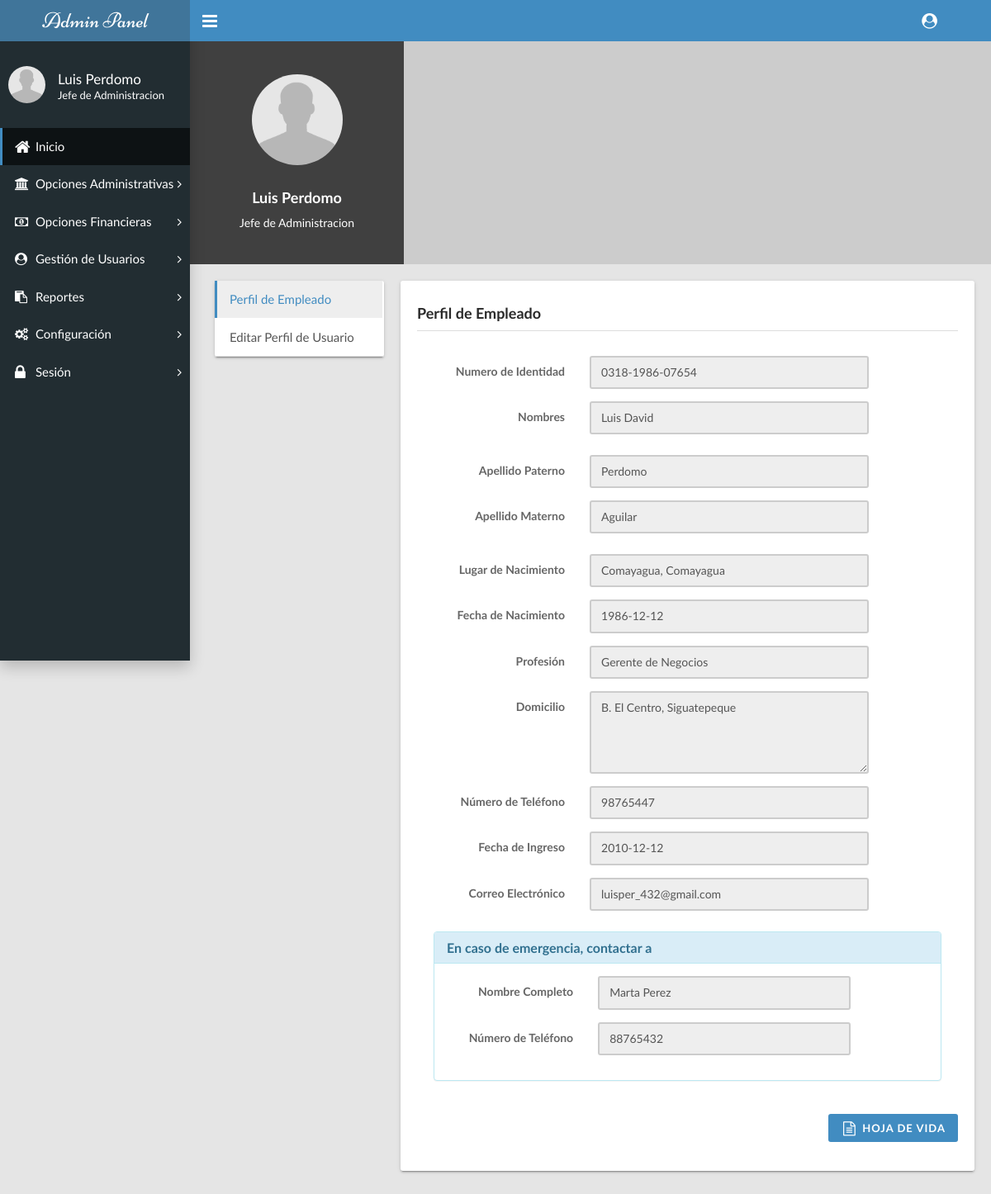
The page /admin-panel/page-user.php (signed in) on the database its author committed.
### tables this page shows
CREATE TABLE `empleados` (
  `Id_Empleado` varchar(15) NOT NULL,
  `Nombres` varchar(100) NOT NULL,
  `Apellido1` varchar(50) NOT NULL,
  `Apellido2` varchar(50) NOT NULL,
  `Lugar_Nac` varchar(100) NOT NULL,
  `Fecha_Nac` date NOT NULL,
  `Profesion` varchar(50) NOT NULL,
  `Domicilio` text NOT NULL,
  `Telefono` int(11) NOT NULL,
  `Fecha_Ingreso` date NOT NULL,
  `Correo` varchar(100) NOT NULL,
  `Nombre_Emergencia` varchar(100) NOT NULL,
  `Numero_Emergencia` int(11) NOT NULL,
  `Estado` varchar(10) NOT NULL
);

### admin-panel/page-user.php (the view, shortened to what this page needs)
<?php
  include('constructor.php');
  include('../cn/bdconexion.php');
  if (isset($_SESSION['username'])&&($_SESSION['rank'])) {
?>
<!DOCTYPE html>
<html>
  <head>
    <link rel="stylesheet" type="text/css" href="css/main.css">
    <link rel="stylesheet" type="text/css" href="css/font-awesome-4.7.0/css/font-awesome.min.css">
  </head>
  <body class="sidebar-mini fixed">
    <div class="wrapper">
      <header class="main-header hidden-print"><a class="logo" href="index.php">Admin Panel</a>
        <nav class="navbar navbar-static-top">
          <a class="sidebar-toggle" href="#" data-toggle="offcanvas"></a>
          <div class="navbar-custom-menu">
            <ul class="top-nav">
              <li class="dropdown"><a class="dropdown-toggle" href="#" data-toggle="dropdown" role="button" aria-haspopup="true" aria-expanded="false"><i class="fa fa-user-circle fa-lg"></i></a>
              </li>
            </ul>
          </div>
        </nav>
      </header>
      <?php
        menu();
      ?>
      <div class="content-wrapper">
        <div class="row user">
          <div class="col-md-12">
            <div class="profile">
              <div class="info"><img class="user-img" src="images/user.png">
                <h4><?php echo $_SESSION['username']; ?></h4>
                <p><?php echo $_SESSION['rank']; ?></p>
              </div>
              <div class="cover-image"></div>
            </div>
          </div>
          <div class="col-md-3">
            <div class="card p-0">
              <ul class="nav nav-tabs nav-stacked user-tabs">
                <li class="active"><a href="#user-timeline" data-toggle="tab">Perfil de Empleado</a></li>
                <li><a href="#user-settings" data-toggle="tab">Editar Perfil de Usuario</a></li>
              </ul>
            </div>
          </div>
          <div class="col-md-9">
            <div class="tab-content">
              <div class="tab-pane active" id="user-timeline">
                <div class="timeline">
                  <div class="card user-settings">
                  <h4 class="line-head">Perfil de Empleado</h4>
                  <?php
                    if (($_SESSION['username']!="RootUser")) {
                      $queryDatosEmp = mysqli_query($db, "SELECT * FROM empleados WHERE Id_Empleado='".$_SESSION['Id_Empleado']."'") or die(mysqli_error());
                      $rowQueryDatosEmp=mysqli_fetch_array($queryDatosEmp);
                      $Id_Empleado = $rowQueryDatosEmp['Id_Empleado'];
                      $Nombres = $rowQueryDatosEmp['Nombres'];
                      $Apellido1 = $rowQueryDatosEmp['Apellido1'];
                      $Apellido2 = $rowQueryDatosEmp['Apellido2'];
                      $Lugar_Nac = $rowQueryDatosEmp['Lugar_Nac'];
                      $Fecha_Nac = $rowQueryDatosEmp['Fecha_Nac'];
                      $Profesion = $rowQueryDatosEmp['Profesion'];
                      $Domicilio = $rowQueryDatosEmp['Domicilio'];
                      $Telefono = $rowQueryDatosEmp['Telefono'];
                      $Fecha_Ingreso = $rowQueryDatosEmp['Fecha_Ingreso'];
                      $Correo = $rowQueryDatosEmp['Correo'];
                      $Nombre_Emergencia = $rowQueryDatosEmp['Nombre_Emergencia'];
                      $Numero_Emergencia = $rowQueryDatosEmp['Numero_Emergencia'];
                    }
                  ?>
                  <form class="form-horizontal" style="align-items:center;" id="formEmp" method="GET" action="empleados_hoja_de_vida.php">
                    <div class="form-group m-10">
                      <div class="form-group col-lg-11">
                        <label class="control-label col-lg-4">Numero de Identidad</label>
                        <div class=" col-lg-8">
                          <input class="form-control" type="text"  placeholder="Numero de Identidad" value="<?php echo $Id_Empleado;?>" disabled />
                        </div>
                      </div>
                      <div class="form-group col-lg-11">
                        <label class="control-label col-md-4">Nombres</label>
                        <div class=" col-lg-8">
                          <input class="form-control" type="text" placeholder="Ingrese su/sus nombres" value="<?php echo $Nombres;?>" disabled>
                        </div>
                      </div>
                    </div>
                    <div class="form-group m-10">
                      <div class="form-group col-lg-11">
                        <label class="control-label col-md-4">Apellido Paterno</label>
                        <div class=" col-lg-8">
                          <input class="form-control" type="text" placeholder="Ingrese su apellido" value="<?php echo $Apellido1;?>" disabled>
                        </div>
                      </div>
                      <div class="form-group col-lg-11">
                        <label class="control-label col-md-4">Apellido Materno</label>
                        <div class=" col-lg-8">
                          <input class="form-control" type="text" placeholder="Ingrese su apellido" value="<?php echo $Apellido2;?>" disabled>
                        </div>
                      </div>
                    </div>
                    <div class="form-group m-10">
                      <div class="form-group col-lg-11">
                        <label class="control-label col-md-4">Lugar de Nacimiento</label>
                        <div class=" col-lg-8">
                          <input class="form-control" type="text" placeholder="Ingrese su lugar de nacimiento" value="<?php echo $Lugar_Nac;?>" disabled>
                        </div>
                      </div>
                      <div class="form-group col-lg-11">
                        <label class="control-label col-md-4">Fecha de Nacimiento</label>
                        <div class=" col-lg-8">
                          <input class="form-control" id="demoDate" type="text" placeholder="Seleccione la fecha" value="<?php echo $Fecha_Nac;?>" disabled>
                        </div>
                      </div>
                      <div class="form-group col-lg-11">
                        <label class="control-label col-md-4">Profesi&oacute;n</label>
                        <div class=" col-lg-8">
                          <input class="form-control" type="text" placeholder="Ingrese su profesi&oacute;n" value="<?php echo $Profesion;?>" disabled>
                        </div>
                      </div>
                      <div class="form-group col-lg-11">
                        <label class="control-label col-md-4">Domicilio</label>
                        <div class=" col-lg-8">
                          <textarea class="form-control" rows="4" placeholder="Ingrese el lugar de su domicilio" disabled><?php echo $Domicilio;?></textarea>
                        </div>
                      </div>
                      <div class="form-group col-lg-11">
                        <label class="control-label col-md-4">N&uacute;mero de Tel&eacute;fono</label>
                        <div class=" col-lg-8">
                          <input class="form-control" type="number" min="1" placeholder="Ingrese el numero" value="<?php echo $Telefono;?>" disabled>
                        </div>
                      </div>
                      <div class="form-group col-lg-11">
                        <label class="control-label col-md-4">Fecha de Ingreso</label>
                        <div class=" col-lg-8">
                          <input class="form-control" id="demoDate2" type="text" placeholder="Seleccione la fecha" value="<?php echo $Fecha_Ingreso;?>" disabled>
                        </div>
                      </div>
                      <div class="form-group col-lg-11">
                        <label class="control-label col-md-4">Correo Electr&oacute;nico</label>
                        <div class=" col-lg-8">
                          <input class="form-control" id="inputEmail" type="text" placeholder="Ingrese el correo" value="<?php echo $Correo;?>" disabled>
                        </div>
                      </div>
                      <div class="form-group m-10">
                        <div class="panel panel-info">
                          <div class="panel-heading">
                            <h3 class="panel-title">En caso de emergencia, contactar a</h3>
                          </div>
                          <div class="panel-body">
                              <div class="form-group col-lg-11">
                                <label class="control-label col-md-4">Nombre Completo</label>
                                <div class=" col-lg-8">
                                  <input class="form-control" type="text" placeholder="Ingrese el nombre" value="<?php echo $Nombre_Emergencia;?>" disabled>
                                </div>
                              </div>
                              <div class="form-group col-lg-11">
                                <label class="control-label col-md-4">N&uacute;mero de Tel&eacute;fono</label>
                                <div class=" col-lg-8">
                                  <input class="form-control" type="number" min="1" placeholder="Ingrese el numero" value="<?php echo $Numero_Emergencia;?>" disabled>
                                </div>
                              </div>
                          </div>
                        </div>
                      </div>
                    </div>
                    <div class="form-group" >
                      <div class="col-md-12">
                        <button class="btn btn-primary pull-right" form="formEmp" type="submit" ><i class="fa fa-fw fa-lg fa-file-text-o"></i> Hoja de Vida</button>
                      </div>
                    </div>
                  </form>
                </div>
                </div>
              </div>
            </div>
          </div>
        </div>
      </div>
    </div>
  </body>
</html>
<?php
    }else {
        header('location: page_denegado.php');
    }
?>

### admin-panel/constructor.php (shortened to what this page needs)
<?php
    include('menus.php');
    if (isset($_SESSION['username'])&&($_SESSION['rank'])) {
        function menu(){
            if ($_SESSION['type']=='Administrador') {
                menuAdministrador();
            }
        }
                ?>
                <?php
    }else {
        header('location: page_denegado.php');
    }
?>

### admin-panel/menus.php (shortened to what this page needs)
<?php
    if (isset($_SESSION['username'])&&($_SESSION['rank'])) {
      function menuAdministrador(){
?>
        <aside class="main-sidebar hidden-print">
          <section class="sidebar">
            <div class="user-panel">
              <div class="pull-left image"><img class="img-circle" src="images/user.png" alt="User Image"></div>
              <div class="pull-left info">
                <?php
                  echo "
                    <p>".$_SESSION['username']."</p>
                    <p class='designation'>".$_SESSION['rank']."</p>
                  ";
                ?>
              </div>
            </div>
            <ul class="sidebar-menu">
              <li class="active"><a href="index.php"><i class="fa fa-home fa-lg"></i><span>Inicio</span></a></li>
              <li class="treeview"><a href="#"><i class="fa fa-institution"></i><span>Opciones Administrativas</span><i class="fa fa-angle-right"></i></a>
              <li class="treeview"><a href="#"><i class="fa fa-money"></i><span>Opciones Financieras</span><i class="fa fa-angle-right"></i></a>
              </li>
              <li class="treeview"><a href="#"><i class="fa fa-user-circle"></i><span>Gesti&oacute;n de Usuarios</span><i class="fa fa-angle-right"></i></a>
              </li>
              <li class="treeview"><a href="#"><i class="fa fa-clipboard"></i><span>Reportes</span><i class="fa fa-angle-right"></i></a>
              </li>
              <li class="treeview"><a href="#"><i class="fa fa-gears"></i><span>Configuraci&oacute;n</span><i class="fa fa-angle-right"></i></a>
              </li>
              <li class="treeview"><a href="#"><i class="fa fa-lock fa-lg"></i><span>Sesi&oacute;n</span><i class="fa fa-angle-right"></i></a>
              </li>
            </ul>
          </section>
        </aside>
<?php
      }
?>
<?php
  }else {
      header('location: page_denegado.php');
  }
?>

### rows shown on the page
empleados: Id_Empleado "0318-1986-07654", Nombres "Luis David", Apellido1 "Perdomo", Apellido2 "Aguilar", Lugar_Nac "Comayagua, Comayagua", Fecha_Nac "1986-12-12", Profesion "Gerente de Negocios", Domicilio "B. El Centro, Siguatepeque", Telefono "98765447", Fecha_Ingreso "2010-12-12", Correo "luisper_432@gmail.com", Nombre_Emergencia "Marta Perez", Numero_Emergencia "88765432"

### other values the page prints
$_SESSION['username'] "Luis Perdomo"
$_SESSION['rank'] "Jefe de Administracion"
